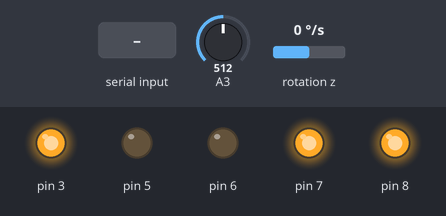
Bench run of a sketch on a simulated Arduino Uno, built with avr-gcc and run on an emulated ATmega328P. Parts: output pins drawn as LEDs (lit = HIGH). The inputs (shaded band) are chosen by the test bench; at power-on: A3 = 512, rotation z 0 °/s. The ROS host is connected and sends only what is stated; what the sketch prints to the serial monitor is not drawn.

Above: at 1.2 s.
1.3 s: "1\n" received over Serial
At 3.9 s:
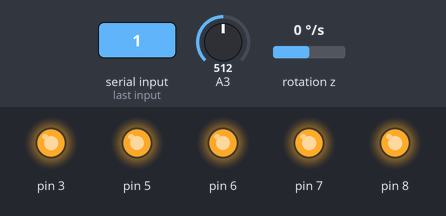
4.5 s: "3\n" received over Serial
At 7.4 s:
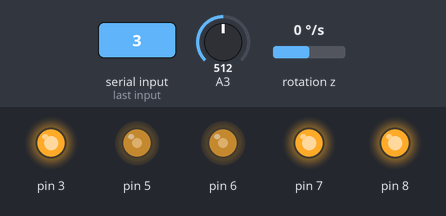
Timing chart, 0 to 8.9 s (numbered marks = the images above; inputs shaded):
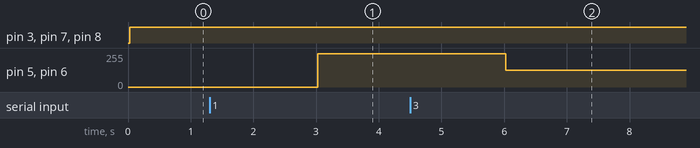

Measured:
- after the input at 1.3 s, pin 5, pin 6: 0/255 → 250/255 after 1.7 s
- after the input at 4.5 s, pin 5, pin 6: 250/255 → 125/255 after 1.5 s

The sketch:

ExplorerV1.ino
```cpp
/*
 * @Author: Alexis
 * @Date: 2021-10-01 17:13
 * @LastEditors: Alexis
 * @Description: Factory for modules
 * @FilePath:
 */

#include <avr/wdt.h>
#include "ApplicationFunctionSet_xxx0.h"

void setup()
{
  // put your setup code here, to run once:
  Application_FunctionSet.ApplicationFunctionSet_Init();

  // Watchdog timer
  wdt_enable(WDTO_2S);
}

void loop()
{
  //put your main code here, to run repeatedly :
  wdt_reset();

  /* Update sensors value */
  Application_FunctionSet.ApplicationFunctionSet_SensorDataUpdate();

  /* Update command */
  Application_FunctionSet.ApplicationFunctionSet_SerialPortDataAnalysis();

  /* Motors Control */
  Application_FunctionSet.CMD_MotorControl_xxx0();

  /* Encoders reading */
  Application_FunctionSet.encoders_value();

  /* Send data */
  Application_FunctionSet.ros_loop();

  delay(1000);
}
```

ApplicationFunctionSet_xxx0.cpp
```cpp
/*
 * @Author: Alexis
 * @Date: 2021-10-01 17:13
 * @LastEditors: Alexis
 * @Description: Factory for modules
 * @FilePath:
 */

#include <avr/wdt.h>
#include <stdio.h>
#include <string.h>
#include "ApplicationFunctionSet_xxx0.h"
#include "servom.h"
#include "MPU6050_getdata.h"
#include "rgbled.h"
#include "voltage.h"
#include "ultrasonic.h"
#include "encoders.h"

/* Flags de debug */
#define _Test_DeviceDriverSet_Voltage 0
#define _Test_SerialPort 0
#define _Test_DeviceDriverSet_Encoders 0

ApplicationFunctionSet Application_FunctionSet;

MPU6050_getdata AppMPU6050getdata;
DeviceDriverSet_RBGLED AppRBG_LED;
DeviceDriverSet_Voltage AppVoltage;
DeviceDriverSet_Motor AppMotor;
DeviceDriverSet_Encoder AppEncoder;
DeviceDriverSet_ULTRASONIC AppULTRASONIC;
DeviceDriverSet_Servo AppServo;

/*Movement Direction Control List*/
enum SmartRobotCarMotionControl
{
  Forward,       //(1)
  Backward,      //(2)
  Left,          //(3)
  Right,         //(4)
  LeftForward,   //(5)
  LeftBackward,  //(6)
  RightForward,  //(7)
  RightBackward, //(8)
  stop_it        //(9)
};

// Static function
static void ApplicationFunctionSet_SmartRobotCarLinearMotionControl(SmartRobotCarMotionControl direction, uint8_t directionRecord, uint8_t speed, uint8_t Kp, uint8_t UpperLimit);
static void ApplicationFunctionSet_SmartRobotCarMotionControl(SmartRobotCarMotionControl direction, uint8_t is_speed);

/**
 * [booleanfunction_xxx description]
 * @param  x  long
 * @param  s  long
 * @param  e  long
 * @return         return true if x is between s and e false otherwise
 */
static boolean
function_xxx(long x, long s, long e) //f(x)
{
  if (s <= x && x <= e)
    return true;
  else
    return false;
}

ApplicationFunctionSet::ApplicationFunctionSet(void):button_publisher("button_press", &button_msg)
{


}


void ApplicationFunctionSet::ApplicationFunctionSet_Init(void)
{
  bool res_error = true;
  Serial.begin(57600); // Sets the data rate in bits per second (baud) for serial data transmission.
  AppVoltage.DeviceDriverSet_Voltage_Init(); // Pin A3 en input (power module)
  AppMotor.DeviceDriverSet_Motor_Init(); // Init motors pins
  AppEncoder.DeviceDriverSet_Encoder_Init(); // Init encoders pins
  // AppServo.DeviceDriverSet_Servo_Init(90); // Init Servo pins
  AppRBG_LED.DeviceDriverSet_RBGLED_Init(20); // rgb led init
  AppULTRASONIC.DeviceDriverSet_ULTRASONIC_Init(); // ultrasonic sensor init
  res_error = AppMPU6050getdata.MPU6050_dveInit(); // Imu init pin
  AppMPU6050getdata.MPU6050_calibration(); // Imu calibration

  // while (Serial.read() >= 0)
  // {
  //   /*Clear serial port buffer...*/
  // }
  //
  /* Init ROS Node */
  node_handle.initNode();
  node_handle.advertise(button_publisher);
}

/**
 * [ApplicationFunctionSet::ApplicationFunctionSet_SensorDataUpdate description]
 * Robot car update sensors' data:Partial update (selective update)
 */
void ApplicationFunctionSet::ApplicationFunctionSet_SensorDataUpdate(void)
{

  // AppMotor.DeviceDriverSet_Motor_Test();
  { /*Battery voltage status update*/
    static unsigned long VoltageData_time = 0;
    static int VoltageData_number = 1;
    if (millis() - VoltageData_time > 10) //read and update the data per 10ms
    {
      VoltageData_time = millis();
      VoltageData_V = AppVoltage.DeviceDriverSet_Voltage_getAnalogue();

      #if _Test_DeviceDriverSet_Voltage
      Wire.begin();
      Serial.print("Tension: ");
      Serial.println(VoltageData_V);
      #endif

      if (VoltageData_V < VoltageDetection)
      {
        VoltageData_number++;
        if (VoltageData_number == 500) //Continuity to judge the latest voltage value multiple
        {
          VoltageDetectionStatus = true;
          VoltageData_number = 0;
        }
      }
      else
      {
        VoltageDetectionStatus = false;
      }
    }
  }

}

/**
 * [ApplicationFunctionSet::ApplicationFunctionSet_SerialPortDataAnalysis description]
 * Data analysis on serial port
 * Switch speed with the serial port:
 * 1 = max speed
 * 2 = 0 speed
 * 3 = half speed
 */
void ApplicationFunctionSet::ApplicationFunctionSet_SerialPortDataAnalysis(void)
{
  int c = 0;
  if (Serial.available() > 0)
  {
      c = Serial.readString().toInt();
  }

  if (c != 0) //Data frame tail check
  {
      const char *ptr;
      int control_mode_N = c;

      #if _Test_SerialPort
          Serial.println(control_mode_N,DEC);
      #endif

      if(control_mode_N != 0)
      {
        switch (control_mode_N)
        {
        case 1: /* Speed to 250 */
          Right_motors=250;
          Left_motors=250;

          break;

        case 2: /* Speed to 0 */
          Right_motors=0;
          Left_motors=0;

          break;

        case 3: /* Speed to 125 */
          Right_motors=125;
          Left_motors=125;

          break;
        default:
          break;
        }
    }
    else
    {
      #if _Test_SerialPort
          Serial.println(c);
      #endif
    }
  }

}


/*
  Movement Direction Control:
  Input parameters:     1# direction:Forward（1）、Backward（2）、 Left（3）、Right（4）、LeftForward（5）、LeftBackward（6）、RightForward（7）RightBackward（8）
                        2# speed(0--255)
*/
static void ApplicationFunctionSet_SmartRobotCarMotionControl(SmartRobotCarMotionControl direction, uint8_t is_speed)
{
  ApplicationFunctionSet Application_FunctionSet;
  static uint8_t directionRecord = 0;
  uint8_t Kp, UpperLimit;
  uint8_t speed = is_speed;
  //Control mode that requires straight line movement adjustment（Car will has movement offset easily in the below mode，the movement cannot achieve the effect of a relatively straight direction
  //so it needs to add control adjustment）
  Kp = 2;
  UpperLimit = 180;

  switch (direction)
  {
  case /* constant-expression */
      Forward:
      //When moving forward, enter the direction and position approach control loop processing
      ApplicationFunctionSet_SmartRobotCarLinearMotionControl(Forward, directionRecord, speed, Kp, UpperLimit);
      directionRecord = 1;
    break;
  case /* constant-expression */ Backward:
    /* code */
    //When moving backward, enter the direction and position approach control loop processing
      ApplicationFunctionSet_SmartRobotCarLinearMotionControl(Backward, directionRecord, speed, Kp, UpperLimit);
      directionRecord = 2;
    break;
  case /* constant-expression */ Left:
    /* code */
    directionRecord = 3;
    AppMotor.DeviceDriverSet_Motor_control(/*direction_A*/ direction_forw, /*speed_A*/ speed,
                                           /*direction_B*/ direction_back, /*speed_B*/ speed, /*controlED*/ control_enable); //Motor control
    break;
  case /* constant-expression */ Right:
    /* code */
    directionRecord = 4;
    AppMotor.DeviceDriverSet_Motor_control(/*direction_A*/ direction_back, /*speed_A*/ speed,
                                           /*direction_B*/ direction_forw, /*speed_B*/ speed, /*controlED*/ control_enable); //Motor control
    break;
  case /* constant-expression */ LeftForward:
    /* code */
    directionRecord = 5;
    AppMotor.DeviceDriverSet_Motor_control(/*direction_A*/ direction_forw, /*speed_A*/ speed,
                                           /*direction_B*/ direction_forw, /*speed_B*/ speed / 2, /*controlED*/ control_enable); //Motor control
    break;
  case /* constant-expression */ LeftBackward:
    /* code */
    directionRecord = 6;
    AppMotor.DeviceDriverSet_Motor_control(/*direction_A*/ direction_back, /*speed_A*/ speed,
                                           /*direction_B*/ direction_back, /*speed_B*/ speed / 2, /*controlED*/ control_enable); //Motor control
    break;
  case /* constant-expression */ RightForward:
    /* code */
    directionRecord = 7;
    AppMotor.DeviceDriverSet_Motor_control(/*direction_A*/ direction_forw, /*speed_A*/ speed / 2,
                                           /*direction_B*/ direction_forw, /*speed_B*/ speed, /*controlED*/ control_enable); //Motor control
    break;
  case /* constant-expression */ RightBackward:
    /* code */
    directionRecord = 8;
    AppMotor.DeviceDriverSet_Motor_control(/*direction_A*/ direction_back, /*speed_A*/ speed / 2,
                                           /*direction_B*/ direction_back, /*speed_B*/ speed, /*controlED*/ control_enable); //Motor control
    break;
  case /* constant-expression */ stop_it:
    /* code */
    directionRecord = 9;
    AppMotor.DeviceDriverSet_Motor_control(/*direction_A*/ direction_void, /*speed_A*/ 0,
                                           /*direction_B*/ direction_void, /*speed_B*/ 0, /*controlED*/ control_enable); //Motor control

    break;
  default:
    directionRecord = 10;
    break;
  }
}

/*
  Straight line movement control：For dual-drive motors, due to frequent motor coefficient deviations and many external interference factors,
  it is difficult for the car to achieve relative Straight line movement. For this reason, the feedback of the yaw control loop is added.
  direction：only forward/backward
  directionRecord：Used to update the direction and position data (Yaw value) when entering the function for the first time.
  speed：the speed range is 0~255
  Kp：Position error proportional constant（The feedback of improving location resuming status，will be modified according to different mode），improve damping control.
  UpperLimit：Maximum output upper limit control
*/
static void ApplicationFunctionSet_SmartRobotCarLinearMotionControl(SmartRobotCarMotionControl direction, uint8_t directionRecord, uint8_t speed, uint8_t Kp, uint8_t UpperLimit)
{
  static float Yaw; //Yaw
  static float yaw_So = 0;
  static uint8_t en = 110;
  static unsigned long is_time;
  if (en != directionRecord || millis() - is_time > 10)
  {
    AppMotor.DeviceDriverSet_Motor_control(/*direction_A*/ direction_void, /*speed_A*/ 0,
                                           /*direction_B*/ direction_void, /*speed_B*/ 0, /*controlED*/ control_enable); //Motor control
    AppMPU6050getdata.MPU6050_dveGetEulerAngles(&Yaw);
    is_time = millis();
  }
  //if (en != directionRecord)
  if (en != directionRecord)
  {
    en = directionRecord;
    yaw_So = Yaw;
  }
  //Add proportional constant Kp to increase rebound effect
  int R = (Yaw - yaw_So) * Kp + speed;
  if (R > UpperLimit)
  {
    R = UpperLimit;
  }
  else if (R < 10)
  {
    R = 10;
  }
  int L = (yaw_So - Yaw) * Kp + speed;
  if (L > UpperLimit)
  {
    L = UpperLimit;
  }
  else if (L < 10)
  {
    L = 10;
  }
  if (direction == Forward) //Forward
  {
    AppMotor.DeviceDriverSet_Motor_control(/*direction_A*/ direction_forw, /*speed_A*/ R,
                                           /*direction_B*/ direction_forw, /*speed_B*/ L, /*controlED*/ control_enable);
  }
  else if (direction == Backward) //Backward
  {
    AppMotor.DeviceDriverSet_Motor_control(/*direction_A*/ direction_back, /*speed_A*/ L,
                                           /*direction_B*/ direction_back, /*speed_B*/ R, /*controlED*/ control_enable);
  }
}


void ApplicationFunctionSet::CMD_MotorControl_xxx0()
{
  AppMotor.DeviceDriverSet_Motor_control(/*direction_A*/ direction_forw, /*speed_A*/ Right_motors,
                                         /*direction_B*/ direction_forw, /*speed_B*/ Left_motors, /*controlED*/ control_enable);
}

//////////////
/* Encoders */
//////////////
void ApplicationFunctionSet::encoders_value() const
{
  #if _Test_DeviceDriverSet_Encoders
  //Serial.print(digitalRead(encoderA));      // uncomment to see squarewave output
  // Serial.print('\t');
  //Serial.print(digitalRead(encoderB)+2);    // +2 shifts output B up so both A and B are visible
  // Serial.print('\t');
  //Serial.print(Dir);
  // Serial.print('\t');

  Serial.print("Encoder Right: ");
  Serial.print(AppEncoder.DeviceDriverSet_Encoder_ReadR());
  Serial.print("\t count:");
  Serial.print(AppEncoder.countR);
  Serial.print("\t Dir:");
  Serial.print(AppEncoder.Dir);
  Serial.println();
  /*
  Serial.print("Encoder Left: ");
  Serial.print(AppEncoder.DeviceDriverSet_Encoder_ReadL());
  Serial.print("\t count:");
  Serial.print(AppEncoder.countL);
  Serial.print("\t Dir:");
  Serial.print(AppEncoder.Dir);
  Serial.println();
  */
  #endif
}

//////////////
/* ROS */
//////////////
/**
 * [ros_loop description]
 */
void ApplicationFunctionSet::ros_loop(void)
{
  button_msg.data = "Hello world!";
  button_publisher.publish( &button_msg );
  node_handle.spinOnce();
}
```

ApplicationFunctionSet_xxx0.h
```cpp
/*
 * @Author: Alexis
 * @Date: 2021-10-01 17:13
 * @LastEditTime: 2020-12-29 16:04:05
 * @LastEditors: Alexis
 * @Description: Factory for modules
 * @FilePath:
 */
#ifndef _ApplicationFunctionSet_xxx0_H_
#define _ApplicationFunctionSet_xxx0_H_

#include <Arduino.h>
#include <stdlib.h>
#include "motors.h"
#include <ros.h>
#include <std_msgs/String.h>
#include <std_msgs/UInt16.h>

class ApplicationFunctionSet
{
public:
  ApplicationFunctionSet(void);
  void ApplicationFunctionSet_Init(void);
  void ApplicationFunctionSet_SensorDataUpdate(void);
  void ApplicationFunctionSet_SerialPortDataAnalysis(void);


public: /* Encoders */
  void encoders_value(void) const;

public: /* Motors */
  void CMD_MotorControl_xxx0();

public: /*ROS*/

  void ros_loop(void);

private: /* Battery */
  /*Sensor Raw Value*/
  volatile float VoltageData_V;        //Battery Voltage Value

  /*Sensor Status*/
  boolean VoltageDetectionStatus = false;

public: /* Battery */
  /*Sensor Threshold Setting*/
  const float VoltageDetection = 7.00;

public: /* Motors */
  motor_selection CMD_is_MotorSelection;
  motor_direction CMD_is_MotorDirection;
  uint8_t CMD_is_MotorSpeed;
  uint32_t CMD_is_MotorTimer;

  /* Motor speed Value */
  int Right_motors = 0;
  int Left_motors = 0;


public: /*ROS */
  ros::NodeHandle node_handle;
  std_msgs::String button_msg;
  ros::Publisher button_publisher;

};

extern ApplicationFunctionSet Application_FunctionSet;
#endif
```

MPU6050_getdata.cpp
```cpp
/*
 * @Author: Alexis
 * @Date: 2021-12-01 17:41
 * @Description: MPU6050 Data solution
 * @FilePath:
 */


 #include "I2Cdev.h"
 #include "MPU6050.h"
 #include "MPU6050_getdata.h"
 #include <stdio.h>
 #include <math.h>

 MPU6050 accelgyro;
 MPU6050_getdata MPU6050Getdata;

bool MPU6050_getdata::MPU6050_dveInit(void)
{
  Wire.begin();
  uint8_t chip_id = 0x00;
  uint8_t cout;
  do
  {
    chip_id = accelgyro.getDeviceID();
    Serial.print("MPU6050_chip_id: ");
    Serial.println(chip_id);
    delay(10);
    cout += 1;
    if (cout > 10)
    {
      return true;
    }
  } while (chip_id == 0X00 || chip_id == 0XFF); //Ensure that the slave device is online（Wait forcibly to get the ID）
  accelgyro.initialize();
  // unsigned short times = 100; //Sampling times
  // for (int i = 0; i < times; i++)
  // {
  //   gz = accelgyro.getRotationZ();
  //   gzo += gz;
  // }
  // gzo /= times; //Calculate gyroscope offset
  return false;
}

bool MPU6050_getdata::MPU6050_calibration(void)
{
  unsigned short times = 100; //Sampling times
  for (int i = 0; i < times; i++)
  {
    gz = accelgyro.getRotationZ();
    gzo += gz;
  }
  gzo /= times; //Calculate gyroscope offset

  // gzo = accelgyro.getRotationZ();
  return false;
}

bool MPU6050_getdata::MPU6050_dveGetEulerAngles(float *Yaw)
{
  unsigned long now = millis();           //Record the current time(ms)
  dt = (now - lastTime) / 1000.0;         //Caculate the derivative time(s)
  lastTime = now;                         //Record the last sampling time(ms)
  gz = accelgyro.getRotationZ();          //Read the raw values of the six axes
  float gyroz = -(gz - gzo) / 131.0 * dt; //z-axis angular velocity
  if (fabs(gyroz) < 0.05)                 //Clear instant zero drift signal
  {
    gyroz = 0.00;
  }
  agz += gyroz; //z-axis angular velocity integral
  *Yaw = agz;
  return false;
}
```

MPU6050_getdata.h
```cpp
/*
 * @Author: Alexis
 * @Date: 2021-12-01 17:41
 * @Description: MPU6050 Data solution
 * @FilePath:
 */
#ifndef _MPU6050_getdata_H_
#define _MPU6050_getdata_H_
#include <Arduino.h>
#include "Wire.h"

class MPU6050_getdata
{
public:
  bool MPU6050_dveInit(void);
  bool MPU6050_calibration(void);
  bool MPU6050_dveGetEulerAngles(float *Yaw);

public:
  //int16_t ax, ay, az, gx, gy, gz;
  int16_t gz;
  //float pith, roll, yaw;
  unsigned long now, lastTime = 0;
  float dt;      //Derivative time
  float agz = 0; //Angle variable
  long gzo = 0;  //Gyro offset
};

extern MPU6050_getdata MPU6050Getdata;
#endif
```

encoders.cpp
```cpp
/*
 * @Author: Alexis
 * @Date: 2021-12-01 17:41
 * @Description:
 * @FilePath:
 */
#include "encoders.h"

volatile int DeviceDriverSet_Encoder::countR = 0;
volatile int DeviceDriverSet_Encoder::countL = 0;
int DeviceDriverSet_Encoder::Dir = 0;

void DeviceDriverSet_Encoder::DeviceDriverSet_Encoder_Init()
{

  pinMode(PIN_Encoder_R, INPUT_PULLUP);
  pinMode(PIN_Encoder_L, INPUT_PULLUP);

  attachInterrupt(digitalPinToInterrupt(PIN_Encoder_R), DeviceDriverSet_Encoder_pulseR, RISING);
  attachInterrupt(digitalPinToInterrupt(PIN_Encoder_L), DeviceDriverSet_Encoder_pulseL, RISING);
}

int DeviceDriverSet_Encoder::DeviceDriverSet_Encoder_ReadR(void)
{
  int encoderR = digitalRead(PIN_Encoder_R);
  return encoderR;
}

int DeviceDriverSet_Encoder::DeviceDriverSet_Encoder_ReadL(void)
{
  int encoderL = digitalRead(PIN_Encoder_L);
  return encoderL;
}

void DeviceDriverSet_Encoder::DeviceDriverSet_Encoder_checkDirection(){
/* Le if est utile si on fait l'encodeur en quadrature en utilisant un deuxième aimant */
  Dir = 1;
}

void DeviceDriverSet_Encoder::DeviceDriverSet_Encoder_pulseR(){
  DeviceDriverSet_Encoder_checkDirection();
  countR += Dir;
}

void DeviceDriverSet_Encoder::DeviceDriverSet_Encoder_pulseL(){
  countL += Dir;
}
```

Source omitted: encoders.h (882 bytes), motors.cpp (2202 bytes), motors.h (1308 bytes), rgbled.cpp (288 bytes), rgbled.h (407 bytes), servom.cpp (858 bytes), servom.h (369 bytes), ultrasonic.cpp (425 bytes), ultrasonic.h (626 bytes), voltage.cpp (642 bytes), voltage.h (389 bytes)
